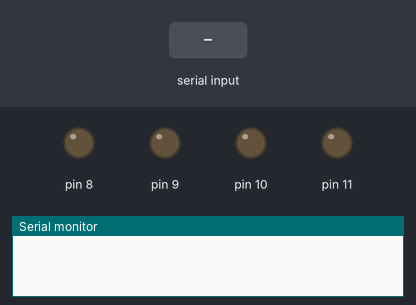
Recording of a sketch running on a simulated Arduino Uno, built with avr-gcc and run on an emulated ATmega328P. Shown: output pins drawn as LEDs (lit = HIGH), the last lines printed to the serial monitor. Inputs (shaded band) come from the test bench.

Above: at 1.2 s.
1.3 s: "open1\n" received over Serial
At 2.5 s:
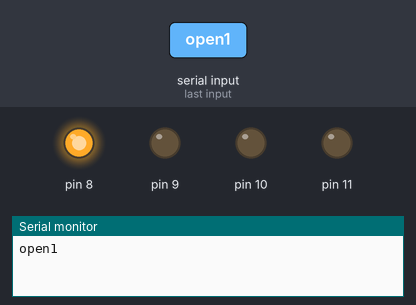
2.8 s: "open2\n" received over Serial
At 3.8 s:
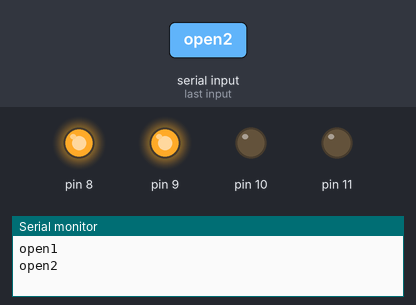
4.3 s: "close1\n" received over Serial
At 5.0 s:
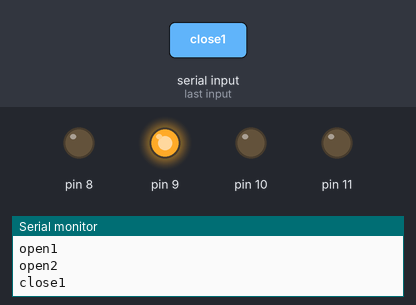
5.8 s: "open3\n" received over Serial
At 6.1 s:
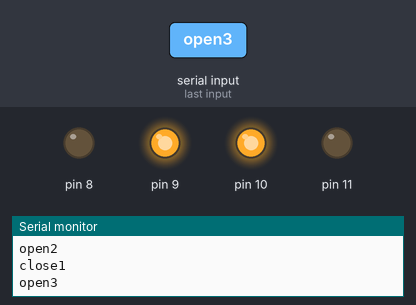
7.3 s: "open4\n" received over Serial
At 8.4 s:
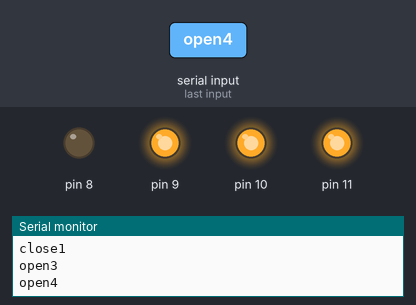
8.8 s: "close2\n" received over Serial
At 9.6 s:
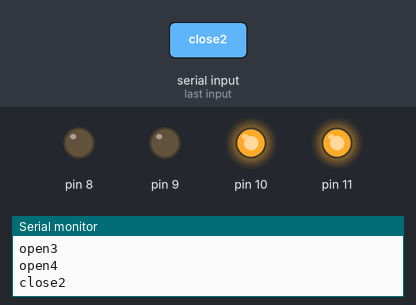
Timing chart, 0 to 11.3 s (numbered marks = the images above; inputs shaded):
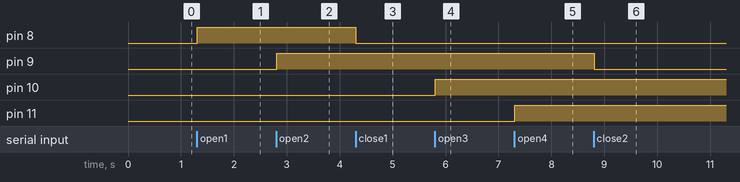

The sketch:

zm8350.ino
```cpp
String inputString = "";         // a string to hold incoming data
boolean stringComplete = false;  // whether the string is complete

void setup() {
  // initialize serial:
  Serial.begin(9600);
  pinMode(8, OUTPUT);
  pinMode(9, OUTPUT);
  pinMode(10, OUTPUT);
  pinMode(11, OUTPUT);
  // reserve 200 bytes for the inputString:
  //inputString.reserve(200);
}

void loop() {
  // print the string when a newline arrives:
  if (stringComplete) {
    Serial.println(inputString);
    if (inputString.startsWith("open1")) {
      digitalWrite(8, HIGH);
    } else if (inputString.startsWith("open2")) {
      digitalWrite(9, HIGH);
    } else if (inputString.startsWith("open3")) {
      digitalWrite(10, HIGH);
    } else if (inputString.startsWith("open4")) {
      digitalWrite(11, HIGH);
    } else if (inputString.startsWith("close1")) {
      digitalWrite(8, LOW);
    } else if (inputString.startsWith("close2")) {
      digitalWrite(9, LOW);
    } else if (inputString.startsWith("close3")) {
      digitalWrite(10, LOW);
    } else if (inputString.startsWith("close4")) {
      digitalWrite(11, LOW);
    } else if (inputString.startsWith("getA0")) {
      int sensorValue = analogRead(A0);
      Serial.print("A0=");
      Serial.print(sensorValue);
      Serial.print("\n");
    }else if (inputString.startsWith("getA1")) {
      int sensorValue = analogRead(A1);
      Serial.print("A1=");
      Serial.print(sensorValue);
      Serial.print("\n");
    }else if (inputString.startsWith("getA2")) {
      int sensorValue = analogRead(A2);
      Serial.print("A2=");
      Serial.print(sensorValue);
      Serial.print("\n");
    }else if (inputString.startsWith("getA3")) {
      int sensorValue = analogRead(A3);
      Serial.print("A3=");
      Serial.print(sensorValue);
      Serial.print("\n");
    }else if (inputString.startsWith("getA4")) {
      int sensorValue = analogRead(A4);
      Serial.print("A4=");
      Serial.print(sensorValue);
      Serial.print("\n");
    }else if (inputString.startsWith("getA5")) {
      int sensorValue = analogRead(A5);
      Serial.print("A5=");
      Serial.print(sensorValue);
      Serial.print("\n");
    }
    // clear the string:
    inputString = "";
    stringComplete = false;
  }
}

/*
  SerialEvent occurs whenever a new data comes in the
  hardware serial RX.  This routine is run between each
  time loop() runs, so using delay inside loop can delay
  response.  Multiple bytes of data may be available.
*/
void serialEvent() {
  while (Serial.available()) {
    // get the new byte:
    char inChar = (char)Serial.read();
    // add it to the inputString:
    inputString += inChar;
    //Serial.print(inChar);
    // if the incoming character is a newline, set a flag
    // so the main loop can do something about it:
    if (inChar == '\n' | inChar == '\r') {
      stringComplete = true;
    }
  }
}
```

Measured:
- after the input at 1.3 s, pin 8: LOW → HIGH at once
- after the input at 2.8 s, pin 9: LOW → HIGH at once
- after the input at 4.3 s, pin 8: HIGH → LOW at once
- after the input at 5.8 s, pin 10: LOW → HIGH at once
- after the input at 7.3 s, pin 11: LOW → HIGH at once
- after the input at 8.8 s, pin 9: HIGH → LOW at once
